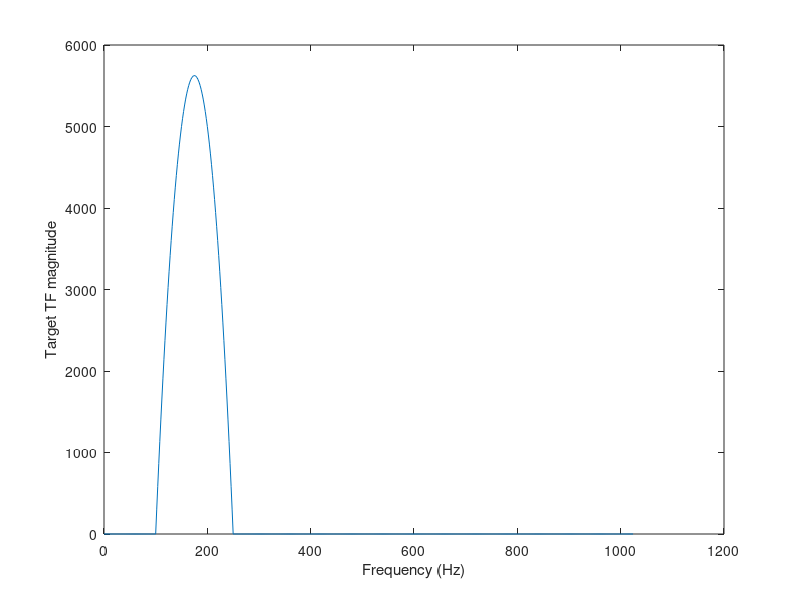
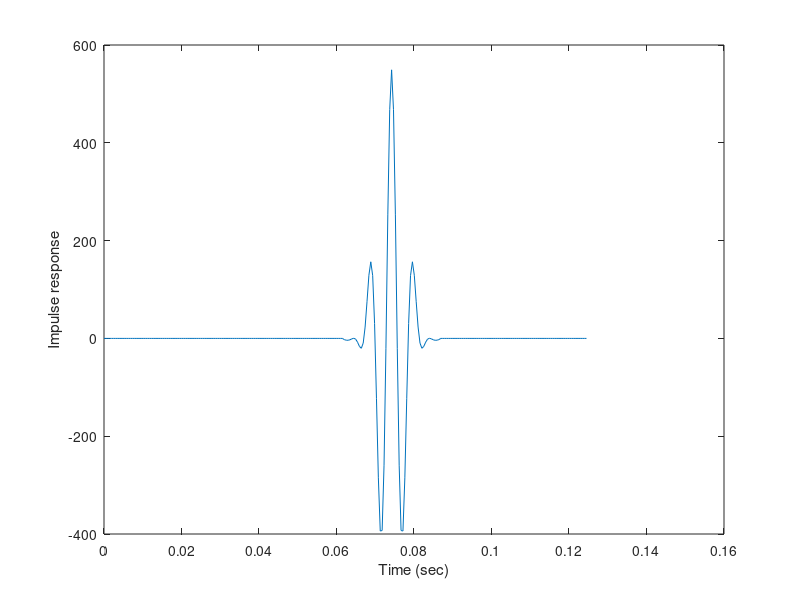
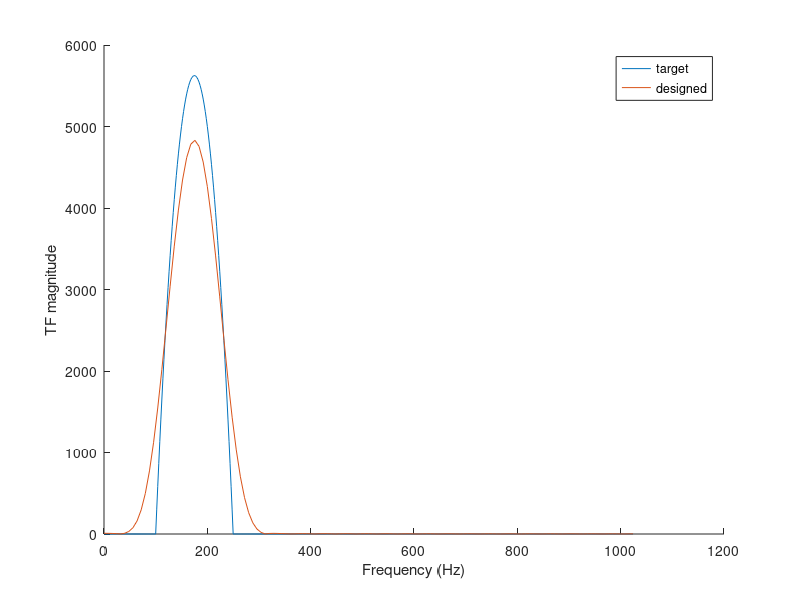

The MATLAB script that drew these images, in order: (Note: this script raises an error after producing the figures.)
%% FIR filter design example
% We will design an FIR filter whose transfer function approximates a desired 
% form.
% 
% Our target transfer function is zero outside some specified frequency interval 
% and parabolic inside it.

%Boundary points of the parabola
f1 = 100; %Hz
f2 = 250; %Hz (f2 > f1)
%% 
% Set up the frequency values at which to specify the transfer function. These 
% values do not have to be uniformly spaced but we will make it so here. 

maxFreq = 1024;%Hz
f = 0:2:maxFreq;
%% 
% Get the parabola,

targetTf = (f-f1).*(f2-f);
%% 
% and set the transfer function to zero outside the boundary points.

targetTf(f<f1 | f>f2) = 0;
trgtFig = figure;
plot(f,targetTf);
xlabel('Frequency (Hz)');
ylabel('Target TF magnitude');
%% 
% Design the digital filter using the FIR2 function. Note that from the Nyquist 
% theorem, the sampling frequency to use for generating any input signal to the 
% filter must be twice the maximum frequency value.

%Sampling frequency
fs = 2*maxFreq;
%Filter order
fN = 50;
b = fir2(fN,f/(fs/2),targetTf);
%% 
% Get the impulse response of the designed filter.

%Number of samples in impulse input sequence
nSamples = 256;
%Sampling times
timeVec = (0:(nSamples-1))/fs;
%Impulse response
impVec = zeros(1,nSamples);
impVec(floor(nSamples/2))=1; %Impulse in the middle
%Use efficient FFT based FIR filter implementation
impResp = fftfilt(b,impVec);
impFig = figure;
plot(timeVec,impResp);
xlabel('Time (sec)');
ylabel('Impulse response');
%% 
% Get the transfer function: FFT of impulse response.

designTf = fft(impResp);

%Compare designed and target TF at positive DFT frequencies
trgtDsgn = figure;
hold on;
plot(f,targetTf);
kNyq = floor(nSamples/2)+1;
posFreq = (0:(kNyq-1))/(nSamples/fs);
plot(posFreq,abs(designTf(1:kNyq)));
xlabel('Frequency (Hz)');
ylabel('TF magnitude');
legend('target','designed')
%% Apply the designed filter
% We will apply the designed filter to the <../SIGNALS/signals.mlx quadratic 
% chirp signal>. We will generate the signal over a longer time interval than 
% used for the impulse response. 

nSamplesSig = 4096;
timeVecSig = (0:(nSamplesSig-1))/fs;
%% 
% The parameters of the signal that control the instantaneous frequency are,

a1=50;
a2=50;
a3=20;
A = 10;
disp(['Minimum frequency ',num2str(a1),' Hz']);
disp(['Maximum frequency ',num2str(a1+a2*timeVecSig(end)+3*a3*timeVecSig(end)^2),' Hz']);
%% 
% 

addpath ../SIGNALS
sigVec = crcbgenqcsig(timeVecSig,A,[a1,a2,a3]);
qcFiltFig = figure;
plot(timeVecSig,sigVec);
hold on;
filtSigVec = fftfilt(b,sigVec);
axis tight;
plot(timeVecSig,filtSigVec*max(sigVec)/max(filtSigVec));
xlabel('Time (sec)');
title(['Filter order ', num2str(fN)]);